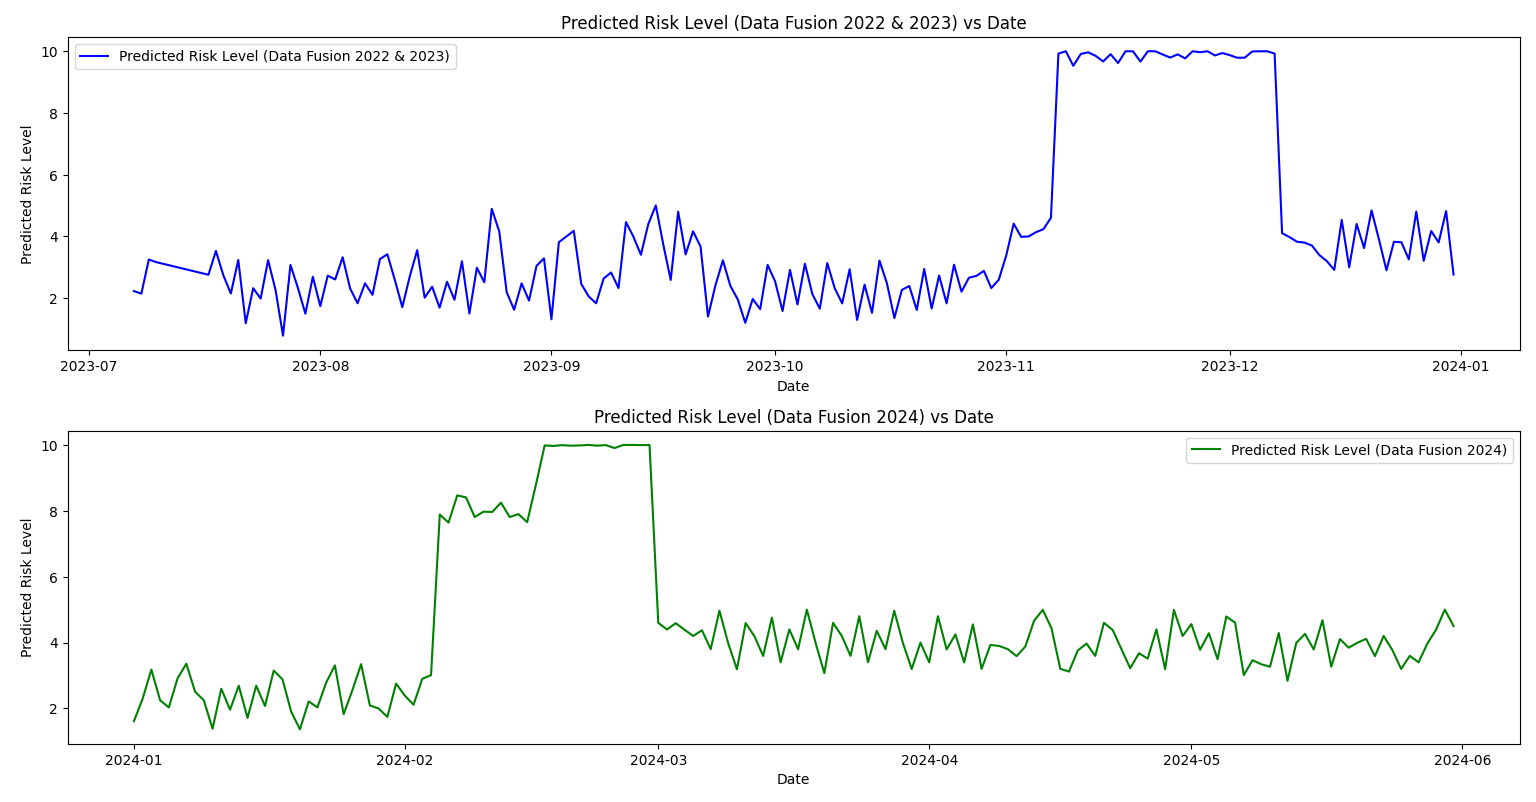

Python code for this plot:
import pandas as pd
import matplotlib.pyplot as plt

# Define file paths
data_fusion_2022_2023_path = 'C:/Users/PC/Desktop/FYP/Final Code/Fusion/Final_Prediction.csv'
data_fusion_2024_path = 'C:/Users/PC/Desktop/FYP/Final Code/IoT/Test@Data/Plottingcode/Final_Prediction2024.csv'

# Load the data fusion predictions for 2022 and 2023
data_fusion_2022_2023 = pd.read_csv(data_fusion_2022_2023_path, parse_dates=['Date Created'], dayfirst=True)

# Load the data fusion predictions for 2024
data_fusion_2024 = pd.read_csv(data_fusion_2024_path, parse_dates=['Date Created'], dayfirst=True)

# Plotting the graphs
plt.figure(figsize=(14, 8))

# Plot 1: Predicted Risk Level (Data Fusion) for 2022 and 2023 against date
plt.subplot(2, 1, 1)
plt.plot(data_fusion_2022_2023['Date Created'], data_fusion_2022_2023['Predicted Risk Level'], label='Predicted Risk Level (Data Fusion 2022 & 2023)', color='blue')
plt.xlabel('Date')
plt.ylabel('Predicted Risk Level')
plt.title('Predicted Risk Level (Data Fusion 2022 & 2023) vs Date')
plt.legend()

# Plot 2: Predicted Risk Level (Data Fusion) for 2024 against date
plt.subplot(2, 1, 2)
plt.plot(data_fusion_2024['Date Created'], data_fusion_2024['Predicted Risk Level'], label='Predicted Risk Level (Data Fusion 2024)', color='green')
plt.xlabel('Date')
plt.ylabel('Predicted Risk Level')
plt.title('Predicted Risk Level (Data Fusion 2024) vs Date')
plt.legend()

# Adjust layout to prevent overlap
plt.tight_layout()

# Show the plot
plt.show()
